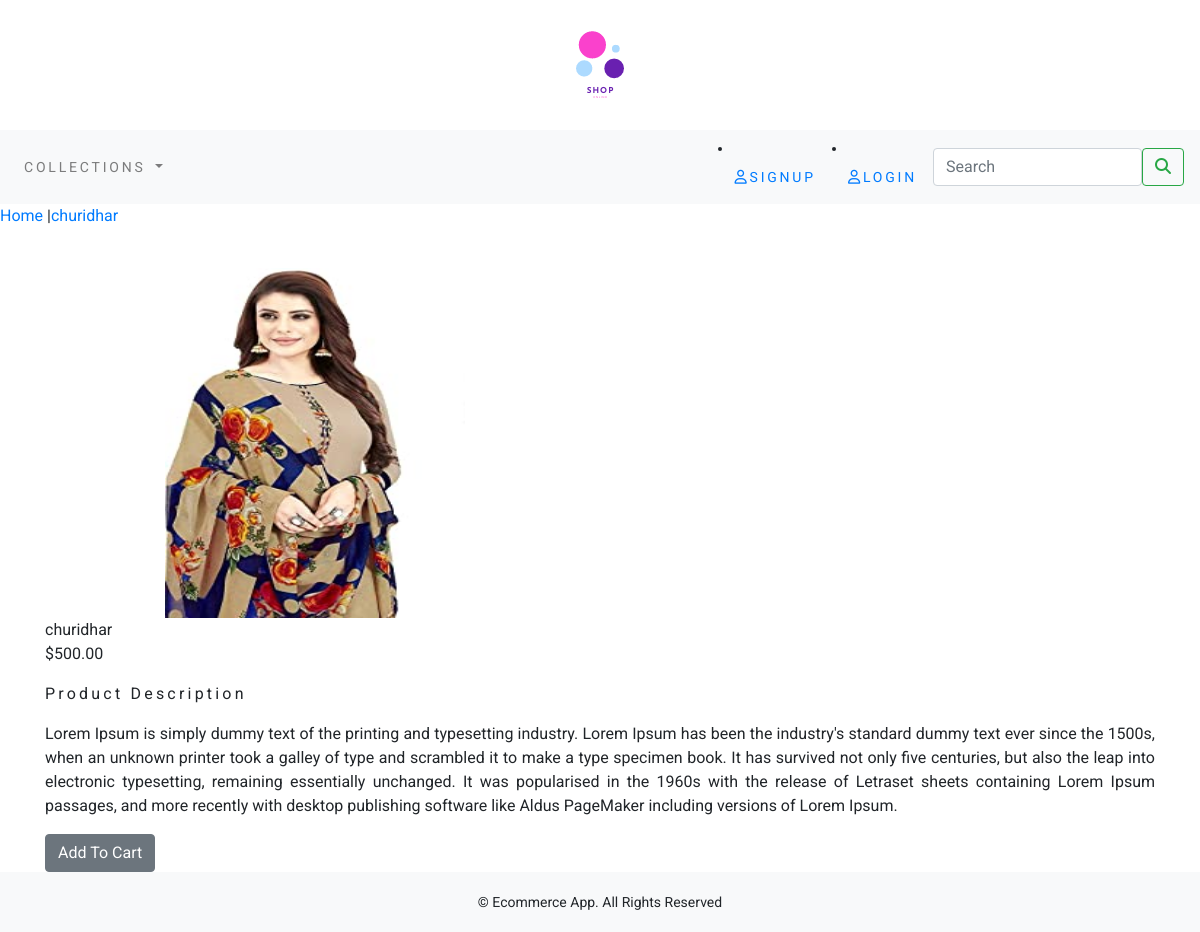
Screenshot of /women-churidhar/churidhar/ with the database file from the repository.
### ecommerceapp/models.py (models this page shows, shortened)
class Product(models.Model):
    name=models.CharField(max_length=250,unique=True)
    slug = models.SlugField(max_length=250, unique=True)
    desc = models.TextField(blank=True)
    image = models.ImageField(upload_to='product', blank=True)
    category=models.ForeignKey(Category,on_delete=models.CASCADE)
    price=models.DecimalField(max_digits=10,decimal_places=2)
    stock=models.IntegerField()
    available=models.BooleanField(default=True)
    created=models.DateTimeField(auto_now=True)
    updated=models.DateTimeField(auto_now=True)
    class Meta:
        ordering = ('name',)
        verbose_name = 'product',
        verbose_name_plural = 'products'

### ecommerceapp/views.py (the view)
# urls.py: path('<slug:c_slug>/<slug:product_slug>/',views.ProdCatDetail,name='ProdCatDetail')
def ProdCatDetail(request,c_slug,product_slug):
    try:
        product=Product.objects.get(category__slug=c_slug,slug=product_slug)
    except Exception as e:
        raise e
    return render(request,'product.html',{'product':product})

### cart/context_processors.py (called while the page is built)
def counter(request):
    item_count=0
    if 'admin' in request.path:
        return  {}
    else:
        try:
            cart=Cart.objects.filter(cart_id=_cart_id(request))
            cart_items=CartItem.objects.all().filter(cart=cart[:1])
            for cart_item in cart_items:
                item_count +=cart_item.quantity
        except Cart.DoesNotExist:
            item_count=0
        return dict(item_count=item_count)

### cart/views.py (called while the page is built)
def _cart_id(request):
    cart=request.session.session_key
    if not cart:
        cart=request.session.create()
    return cart

### ecommerceapp/context_processors.py (called while the page is built)
def menu_links(request):
    links=Category.objects.all()
    return dict(links=links)

### ecommerceapp/models.py (called while the page is built)
    def get_url(self):
        return reverse("ecommerceapp:products_by_category",args=[self.slug])

### templates/product.html (shortened to what this page needs)
{% extends 'base.html' %}
{% load static %}
{% block content %}
<div>
    <div>
        <p>
            <a href="{% url 'ecommerceapp:allProdCat' %}">Home</a> |<a href="{{product.category.get_url }}">{{product.name}}</a>
        </p>
    </div>
    <div class="container">
        <br>
        <div class="row">
            <div class="col-12 col-sm-12 col-md-12 col-lg-6 text-center">
                 <div style="min-width:18rem;">
                <img class="my_image" src="{{product.image.url}}" style="width:300px;height:350px" alt="{{product.name}}">
            </div>
        </div>
        <div class="col-12 col-sm-12 col-md-12 col-lg-6>
           <div>
                <h1 class="my_prod_title">{{product.name}}</h1>
                <p>${{product.price}}</p>
                <p class="my_title">Product Description</p>
                 <p class="text-justify my_prod_text">{{product.desc}}</p>
                {% if product.stock <= 0 %}
                    <p class="text-justify my_prod_text><b>Out of stock"></p> </b></p>
                {% else %}
                    <a class="btn btn-secondary" href="{% url 'cart:add_cart' product.id %}">Add To Cart</a>
                {% endif %}
            </div>
        </div>
    </div>
</div>
{% endblock %}

### static/css/custom.css (style rules this page uses)
body { font-family: 'Roboto', sans-serif; }
.my_image { width:100%; height:auto; }
.my_title { font-size:16px; text-transform=uppercase; letter-spacing:.2em; }

### rows the page displays
Product: name "churidhar", image (picture), price "500.00", desc "Lorem Ipsum is simply dummy text of the printing and typesetting industry. Lorem Ipsum has been the industry's standard dummy text ever since the 1500s, when an unknown printer took a galley of type and scrambled it to make a type specimen book. It has survived not only five centuries, but also the leap into electronic typesetting, remaining essentially unchanged. It was popularised in the 1960s with the release of Letraset sheets containing Lorem Ipsum passages, and more recently with desktop publishing software like Aldus PageMaker including versions of Lorem Ipsum."
